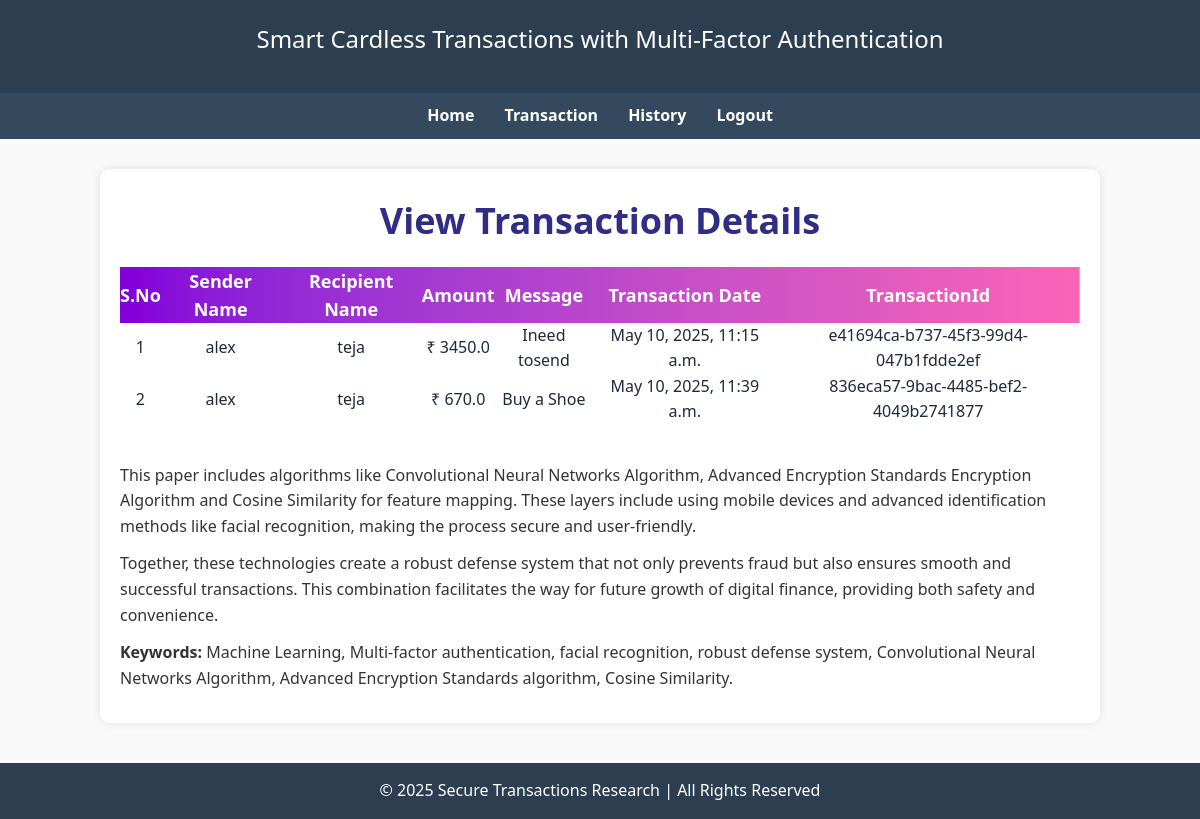
Page /viewHistory/ (signed in) on the committed database.
### users/models.py (models this page shows, shortened)
class TransactionModel(models.Model):
    sender_id = models.CharField(max_length=100)
    recipient_id = models.CharField(max_length=100)
    amount = models.FloatField()
    remarks = models.CharField(max_length=100)
    otp = models.CharField(max_length=100)
    transaction_id = models.CharField(max_length=100)
    cdate = models.DateTimeField(auto_now_add=True)
    class Meta:
        db_table = 'TransactionTable'

### users/views.py (the view)
# urls.py: path("viewHistory/", usr.viewHistory, name="viewHistory"),
def viewHistory(request):
    login_id=request.session['loginid']
    try:
        data_1 = TransactionModel.objects.filter(sender_id=login_id)
        for i in data_1:
            print(i.sender_id)
    except:
        print("No transactions found")
    return render(request, 'users/viewHistory.html',{'data': data_1})

### assets/templates/users/viewHistory.html
{% extends 'users/userbase.html'%}
{%load static%}
{%block contents%}
<p>
<h3 class="text-4xl font-extrabold text-indigo-900 mb-8 text-center">View Transaction Details</h3>
<br/>
<table class="table table-hover table-bordered text-gray-800 w-full" >
    <thead class="bg-gradient-to-r from-purple-700 to-pink-400 text-white text-center">
    <tr class="text-lg font-semibold">
        <th>S.No</th>
        <th>Sender Name</th>
        <th>Recipient Name</th>
        <th>Amount</th>
        <th>Message</th>
        <th>Transaction Date</th>
        <th>TransactionId</th>
    </tr>
    </thead>
    <tbody>
    {% for i in data %}
    <tr class="hover:bg-gray-100 transition duration-300 ease-in-out">
        <td class="text-center py-4">{{ forloop.counter }}</td>
        <td class="text-center py-4">{{ i.sender_id }}</td>
        <td class="text-center py-4">{{ i.recipient_id }}</td>
        <td class="text-center py-4">&#8377; {{ i.amount }}</td>
        <td class="text-center py-4">{{ i.remarks }}</td>
        <td class="text-center py-4">{{ i.cdate }}</td>
        <td class="text-center py-4">{{ i.transaction_id }}</td>
    </tr>
    {% endfor %}
    </tbody>
</table>
</p>
<br>
<p>
    This paper includes algorithms like Convolutional Neural Networks Algorithm, Advanced Encryption Standards
    Encryption Algorithm and Cosine Similarity for feature mapping. These layers include using mobile devices
    and advanced identification methods like facial recognition, making the process secure and user-friendly.
</p>
<p>
    Together, these technologies create a robust defense system that not only prevents fraud but also ensures
    smooth and successful transactions. This combination facilitates the way for future growth of digital finance,
    providing both safety and convenience.
</p>
<p><strong>Keywords:</strong> Machine Learning, Multi-factor authentication, facial recognition, robust defense
    system, Convolutional Neural Networks Algorithm, Advanced Encryption Standards algorithm, Cosine Similarity.</p>
{%endblock%}

### assets/static/css/style.css (style rules this page uses)
* { margin: 0; padding: 0; box-sizing: border-box; font-family: 'Segoe UI', Tahoma, Geneva, Verdana, sans-serif; }
body { background-color: #f9f9f9; color: #333; line-height: 1.6; }
p, li { margin-bottom: 12px; }

### rows in the picture
TransactionModel: sender_id "alex", recipient_id "teja", amount "3450.0", remarks "Ineed tosend", cdate "May 10, 2025, 11:15 a.m.", transaction_id "e41694ca-b737-45f3-99d4-047b1fdde2ef"
TransactionModel: sender_id "alex", recipient_id "teja", amount "670.0", remarks "Buy a Shoe", cdate "May 10, 2025, 11:39 a.m.", transaction_id "836eca57-9bac-4485-bef2-4049b2741877"
